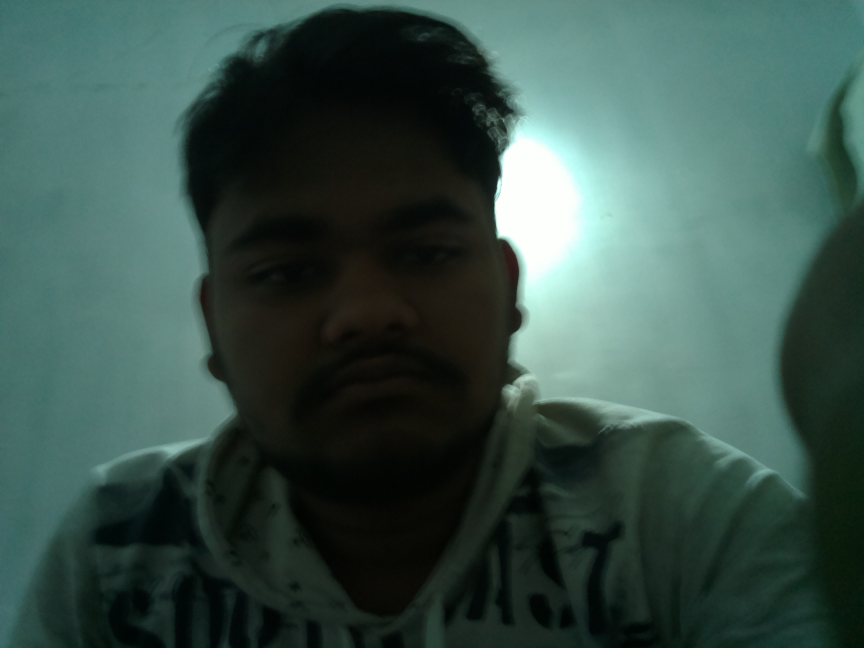
#> input picture test3.jpeg, 2592 x 1944 px, given in place of the camera (shown at 1/3 size)
$ python mask_pro.py
#> lines starting #> are read from the running program, lines starting #| are printed output that depends on the picture
#import numpy as np
import cv2
#import random

face_cascade = cv2.CascadeClassifier('haar_cascade_face.xml')
mouth_cascade = cv2.CascadeClassifier('mouth.xml')

bw_threshold = 800
font = cv2.FONT_HERSHEY_SIMPLEX
org = (30, 30)
weared_mask_font_color = (0, 255, 0)
not_weared_mask_font_color = (0, 0, 255)
thickness = 2
font_scale = 1
weared_mask = "Thank You for wearing MASK"
not_weared_mask = "PLEASE WEAR MASK "

cap = cv2.VideoCapture(0)
while True:
    ret, img = cap.read()
#> img is the input picture: shape (1944, 2592, 3); mean B, G, R 74.5, 81.5, 57.4
    img = cv2.flip(img,1)
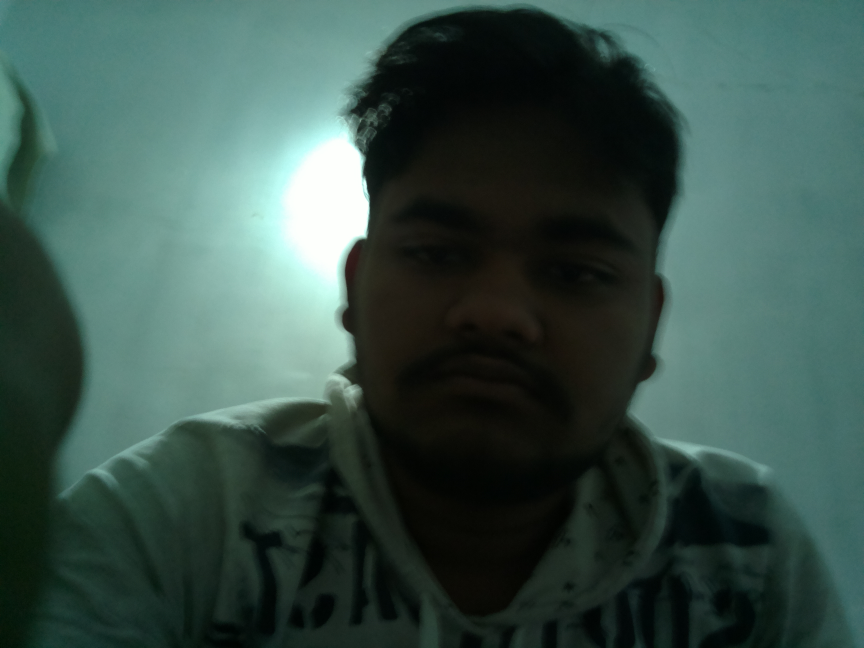
#> img: shape (1944, 2592, 3) (shown at 1/3 size); mean B, G, R 74.5, 81.5, 57.4
    gray = cv2.cvtColor(img, cv2.COLOR_BGR2GRAY)
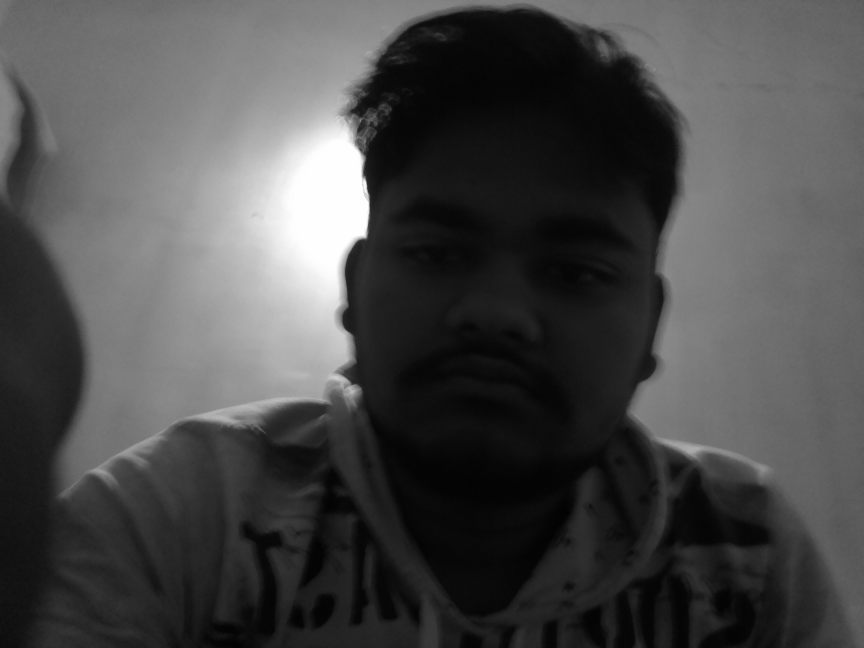
#> gray: shape (1944, 2592) (shown at 1/3 size); min 1, max 255, mean 73.5
    (thresh, black_and_white) = cv2.threshold(gray, bw_threshold, 255, cv2.THRESH_BINARY)
#> black_and_white: shape (1944, 2592); every value is 0
#> thresh = 800
    faces = face_cascade.detectMultiScale(gray, 1.1, 4)
#> faces = [[831, 1502, 135, 135]]
    faces_bw = face_cascade.detectMultiScale(black_and_white, 1.1, 4)
#> faces_bw = ()
    #cv2.imshow("Result",img)
    if(len(faces) == 0 and len(faces_bw) == 0):
        cv2.putText(img, "No face found...", org, font, font_scale, weared_mask_font_color, thickness, cv2.LINE_AA)
    else:
        for (x, y, w, h) in faces:
            cv2.rectangle(img, (x, y), (x + w, y + h), (255, 255, 255), 2)
            roi_gray = gray[y:y + h, x:x + w]
            roi_color = img[y:y + h, x:x + w]
#> this loop made 1 pass
#> pass 1, `roi_gray = gray[y:y + h, x:x + w]`:
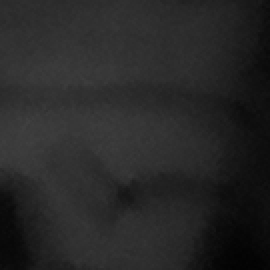
#> roi_gray: shape (135, 135) (shown 2 times larger); min 2, max 64, mean 39.3
#> pass 1, `roi_color = img[y:y + h, x:x + w]`:
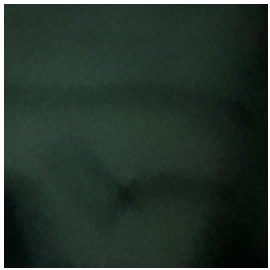
#> roi_color: shape (135, 135, 3) (shown 2 times larger); mean B, G, R 46.1, 54.3, 39.6

    mouth_rects = mouth_cascade.detectMultiScale(gray, 1.5, 5)
#> mouth_rects = ()

    if(len(mouth_rects) == 0):
        cv2.putText(img, weared_mask, org, font, font_scale, weared_mask_font_color, thickness, cv2.LINE_AA)
    else:
        for (mx, my, mw, mh) in mouth_rects:
             if(y < my < y + h):
                 cv2.putText(img, not_weared_mask, org, font, font_scale, not_weared_mask_font_color, thickness, cv2.LINE_AA)
                 break
    cv2.imshow("Result",img)
    key = cv2.waitKey(1)
#> (key q is pressed here)
    if(key == ord('q')):
        exit()
#> (the program exits here)
